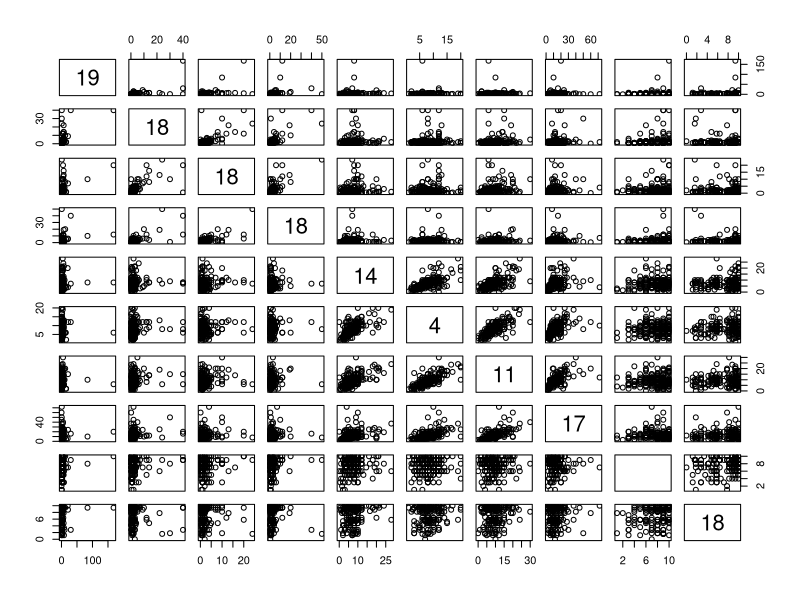
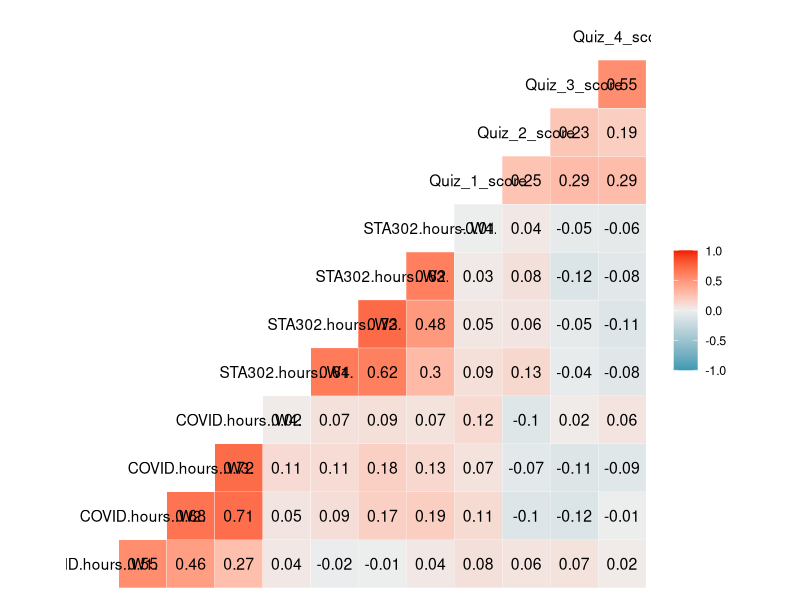

These figures' R source, in order:
## ---- chunk 1
knitr::opts_chunk$set(echo = TRUE)

library(dplyr)
## ---- chunk 2
setwd("~/Desktop/sta302h1/STA302H1 -- Projects/final report")
sta302_performance_data = read.csv("./data.csv", header = TRUE)
attach(sta302_performance_data)
## ---- chunk 3
# TODO: Convert these to factors.
country_factors = as.factor(c("canada", "china", "india", "japan", 
                              "mongolia", "pakistan", "singapore", 
                              "south korea", "taiwan", "usa", "uae", "na"))
## ---- chunk 4
cleaned_sta302_performance_data <- sta302_performance_data %>%
    # Remove the "X" column: it's simply the row number, which isn't very useful.
    select(-X) %>%
    
    # Group student overall quiz 4 scores from highest to lowest.
    arrange(desc(Quiz_4_score)) %>%
    
    # Rearrange similar columns side-by-side.
    relocate(Country,
             COVID.hours..W1., COVID.hours..W2., 
             COVID.hours..W3., COVID.hours..W4.,
             STA302.hours..W1., STA302.hours..W2., 
             STA302.hours..W3., STA302.hours..W4.,
             Quiz_1_score, Quiz_2_score, 
             Quiz_3_score, Quiz_4_score)
    
    # TODO: Make sure all country names are lowercase.
    # e.g. "Canada" and "canada" are the same country.
    # 1. Consider running a for loop that makes all rows in column "Country" lowercase,
    # 2. Consider string replacement on "Canada" -> "canada"?

    # TODO: Make sure all STA302H1 hours and COVID contemplation hours are
    # all in numeric form.
    # 1. use as.numeric()?
    
    # Identify rows with no quiz 4. 
    # These indicate students who have dropped STA302H1, and who 
    # should be excluded from the final data.

head(cleaned_sta302_performance_data, n = 15)
## ---- chunk 5
rows_with_some_NAs = cleaned_sta302_performance_data[
  rowSums(is.na(cleaned_sta302_performance_data)) >= 1,
]
head(rows_with_some_NAs, n = 10)
## ---- chunk 6
rows_with_mistyped_columms = cleaned_sta302_performance_data[c(38, 83, 84, 117),]
rows_with_mistyped_columms
# row 83: Country -> "canada" -- DONE
# row 84: Country -> "canada" -- DONE

# row 117: COVID.hours..W4. -> 0.5 hours -- DONE

# row 38:  STA302.hours..W3. -> 5.5<U+00A0> -- DONE
# row 117: STA302.hours..W4. -> 7.5 hours -- DONE

# library(janitor)
# use it to clean up data.

# TODO: You're allowed to change entries manually though.
## ---- chunk 7
# use week 5b slides -- choose model selection criterion to pick predictor variables.


# use lm() on a bunch of predictor variables to determine significant
# predictor variables.


## ---- chunk 8
# TODO: See Demo 1 to figure out how to add histograms in a matrix format.

# TODO: create histograms with ggplot, and then grid.arrange them together.
## ---- chunk 9
# TODO: See STA248H1 notes to figure out how to create boxplots by class.

# TODO: create factors for each class, so you can color them.
## ---- chunk 10
# pairwise scatterplot
pairs(~COVID.hours..W1. + COVID.hours..W2. +
      COVID.hours..W3. + COVID.hours..W4. +  # TODO: Clean columns.
      STA302.hours..W1. + STA302.hours..W2. +
      STA302.hours..W3. + STA302.hours..W4. +  # TODO: Clean columns.
      Quiz_1_score + Quiz_2_score,
      Quiz_3_score + Quiz_4_score,  # TODO: Clean columns.
      data = cleaned_sta302_performance_data)
## ---- chunk 11
# take out country column
no_country = cleaned_sta302_performance_data %>%
  select(-Country)
## ---- chunk 12
# Find correlation matrix to determine candidate significant predictor values.

library(GGally)
ggcorr(no_country, label = TRUE, label_round = 2)

# TODO: How to make numeric?
# cor(cleaned_sta302_performance_data, use = "complete.obs")
round(cor(no_country, use = "complete.obs"), 4)  # TODO: na.rm = true
## ---- chunk 13
mean_STA302H1_study_times <- data.frame(
  week1 = mean(sta302_performance_data$STA302.hours..W1., na.rm = TRUE),
  week2 = mean(sta302_performance_data$STA302.hours..W2., na.rm = TRUE),
  week3 = mean(sta302_performance_data$STA302.hours..W3., na.rm = TRUE),
  week4 = mean(sta302_performance_data$STA302.hours..W4., na.rm = TRUE)
)
mean_STA302H1_study_times
## ---- chunk 14
mean_COVID_contemplation_times <- data.frame(
  week1 = mean(sta302_performance_data$COVID.hours..W1., na.rm = TRUE),
  week2 = mean(sta302_performance_data$COVID.hours..W2., na.rm = TRUE),
  week3 = mean(sta302_performance_data$COVID.hours..W3., na.rm = TRUE),
  week4 = mean(sta302_performance_data$COVID.hours..W4., na.rm = TRUE)
)
mean_COVID_contemplation_times
## ---- chunk 15
median_STA302H1_study_times <- data.frame(
  week1 = median(sta302_performance_data$STA302.hours..W1., na.rm = TRUE),
  week2 = median(sta302_performance_data$STA302.hours..W2., na.rm = TRUE),
  week3 = median(sta302_performance_data$STA302.hours..W3., na.rm = TRUE),
  week4 = median(sta302_performance_data$STA302.hours..W4., na.rm = TRUE)
)
median_STA302H1_study_times
## ---- chunk 16
median_COVID_contemplation_times <- data.frame(
  week1 = median(sta302_performance_data$COVID.hours..W1., na.rm = TRUE),
  week2 = median(sta302_performance_data$COVID.hours..W2., na.rm = TRUE),
  week3 = median(sta302_performance_data$COVID.hours..W3., na.rm = TRUE),
  week4 = median(sta302_performance_data$COVID.hours..W4., na.rm = TRUE)
)
median_COVID_contemplation_times
## ---- chunk 17
length(which(cleaned_sta302_performance_data$Country == "Canada")) + 2
length(which(is.na(cleaned_sta302_performance_data$Country)))
## ---- chunk 18
summary(sta302_performance_data$STA302.hours..W1.)
summary(sta302_performance_data$STA302.hours..W2.)
summary(sta302_performance_data$STA302.hours..W3.)
summary(sta302_performance_data$STA302.hours..W4.)
## ---- chunk 19
summary(sta302_performance_data$COVID.hours..W1.)
summary(sta302_performance_data$COVID.hours..W2.)
summary(sta302_performance_data$COVID.hours..W3.)
summary(sta302_performance_data$COVID.hours..W4.)
